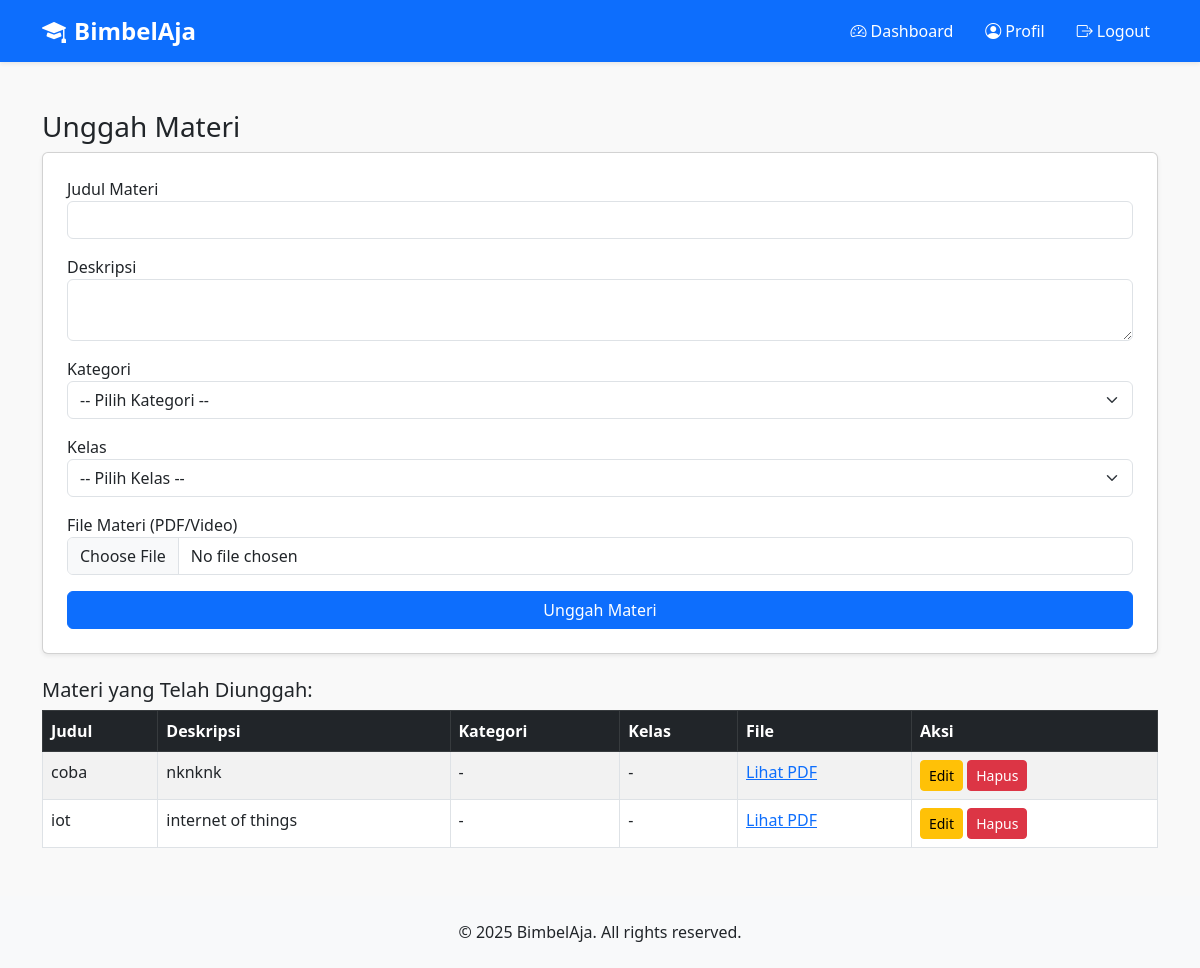
The app's page /tutor/unggah_materi.php (signed in), older data.
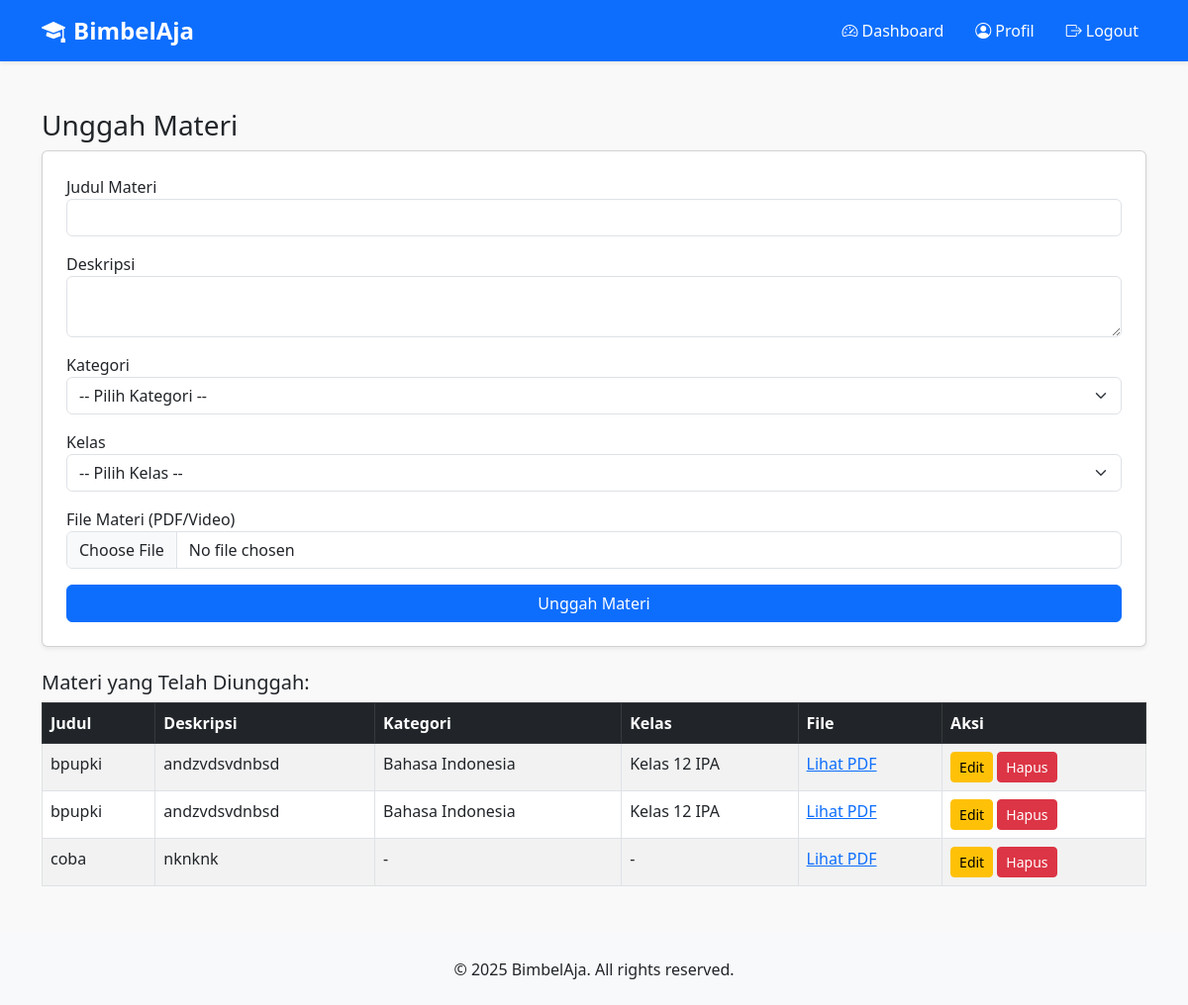
The same page, newer data.
### tables this page shows
CREATE TABLE `materi` (
  `id` int(11) NOT NULL,
  `judul` varchar(100) NOT NULL,
  `deskripsi` text DEFAULT NULL,
  `file` varchar(100) DEFAULT NULL,
  `tutor_id` int(11) DEFAULT NULL,
  `kelas_id` int(11) DEFAULT NULL,
  `created_at` datetime DEFAULT current_timestamp(),
  `tipe_file` enum('pdf','video','lain') DEFAULT 'pdf',
  `kategori_id` int(11) DEFAULT NULL
);

CREATE TABLE `kategori_materi` (
  `id` int(11) NOT NULL,
  `nama_kategori` varchar(100) NOT NULL
);

CREATE TABLE `kelas` (
  `id` int(11) NOT NULL,
  `nama_kelas` varchar(100) NOT NULL
);

### tutor/unggah_materi.php (the view, shortened to what this page needs)
<?php
include '../includes/header.php';
include '../config/database.php';
$tutor_id = $_SESSION['user']['id'];
$edit_id = null;
$judul_edit = $deskripsi_edit = $kategori_edit = $kelas_edit = "";
$query = "SELECT m.*, k.nama_kategori, kl.nama_kelas FROM materi m
          LEFT JOIN kategori_materi k ON m.kategori_id = k.id
          LEFT JOIN kelas kl ON m.kelas_id = kl.id
          WHERE m.tutor_id = $tutor_id ORDER BY m.id DESC";
$materi = mysqli_query($conn, $query);
?>
<div class="container mt-5 mb-5">
  <h3><?= $edit_id ? 'Edit Materi' : 'Unggah Materi' ?></h3>
  <form method="POST" enctype="multipart/form-data" class="card p-4 shadow-sm mb-4">
    <div class="mb-3">
      <label>Judul Materi</label>
      <input type="text" name="judul" class="form-control" required value="<?= htmlspecialchars($judul_edit) ?>">
    </div>
    <div class="mb-3">
      <label>Deskripsi</label>
      <textarea name="deskripsi" class="form-control" required><?= htmlspecialchars($deskripsi_edit) ?></textarea>
    </div>
    <div class="mb-3">
      <label>Kategori</label>
      <select name="kategori_id" class="form-select" required>
        <option value="">-- Pilih Kategori --</option>
      </select>
    </div>
    <div class="mb-3">
      <label>Kelas</label>
      <select name="kelas_id" class="form-select" required>
        <option value="">-- Pilih Kelas --</option>
      </select>
    </div>
    <div class="mb-3">
      <label>File Materi (PDF/Video)</label>
      <input type="file" name="file" class="form-control" accept=".pdf,.mp4,.avi,.mkv,.mov">
    </div>
    <button type="submit" class="btn btn-<?= $edit_id ? 'warning' : 'primary' ?>">
      <?= $edit_id ? 'Update Materi' : 'Unggah Materi' ?>
    </button>
  </form>
  <h5>Materi yang Telah Diunggah:</h5>
  <table class="table table-bordered table-striped">
    <thead class="table-dark">
      <tr>
        <th>Judul</th>
        <th>Deskripsi</th>
        <th>Kategori</th>
        <th>Kelas</th>
        <th>File</th>
        <th>Aksi</th>
      </tr>
    </thead>
    <tbody>
      <?php while ($row = mysqli_fetch_assoc($materi)): ?>
        <tr>
          <td><?= htmlspecialchars($row['judul']) ?></td>
          <td><?= htmlspecialchars($row['deskripsi']) ?></td>
          <td><?= htmlspecialchars($row['nama_kategori']) ?: '-' ?></td>
          <td><?= htmlspecialchars($row['nama_kelas']) ?: '-' ?></td>
          <td>
            <a href="../assets/uploads/<?= htmlspecialchars($row['file']) ?>" target="_blank">
              <?= ($row['tipe_file'] === 'video') ? 'Tonton Video' : 'Lihat PDF'; ?>
            </a>
          </td>
          <td>
            <a href="?edit=<?= $row['id'] ?>" class="btn btn-sm btn-warning">Edit</a>
            <a href="?hapus=<?= $row['id'] ?>" class="btn btn-sm btn-danger" onclick="return confirm('Hapus materi ini?')">Hapus</a>
          </td>
        </tr>
      <?php endwhile; ?>
    </tbody>
  </table>
</div>
<?php include '../includes/footer.php'; ?>

Row changes from the older to the newer data that the page shows:
removed materi: judul "iot", deskripsi "internet of things", nama_kategori "-", nama_kelas "-", tipe_file "Lihat PDF"
added materi: judul "bpupki", deskripsi "andzvdsvdnbsd", kategori.nama_kategori "Bahasa Indonesia", kelas.nama_kelas "Kelas 12 IPA", tipe_file "Lihat PDF"
added materi: judul "bpupki", deskripsi "andzvdsvdnbsd", kategori.nama_kategori "Bahasa Indonesia", kelas.nama_kelas "Kelas 12 IPA", tipe_file "Lihat PDF"
